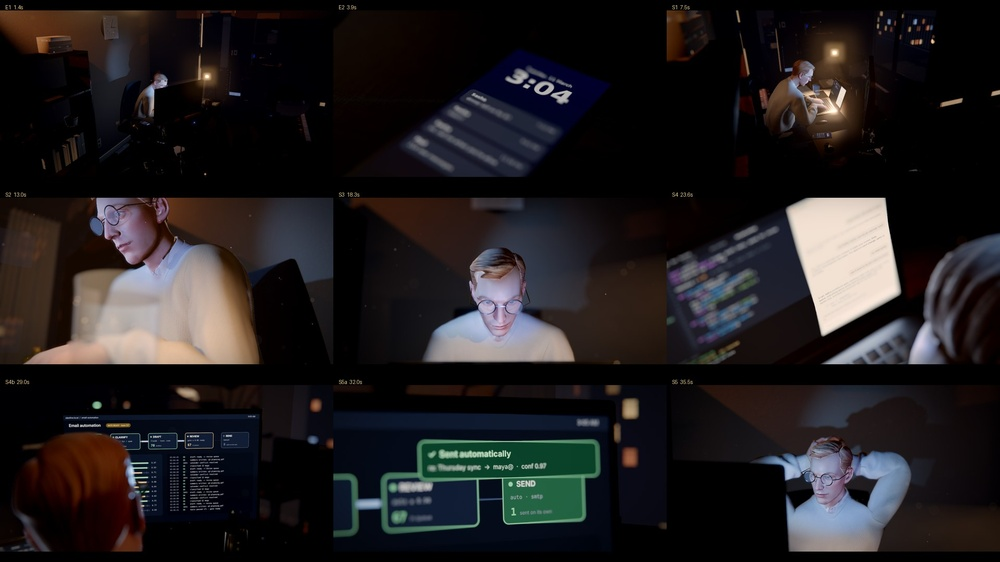
#> input picture deliver/claude_nine_intro_v2_shots.jpg, 1000 x 562 px, shrunk from 1920 x 1080 before the run
$ python look_metrics.py ../deliver/claude_nine_intro_v2_shots.jpg
#> lines starting #> are read from the running program, lines starting #| are printed output that depends on the picture; after the words box and inside, x2 and y2 are one past the last pixel; in counts of white or black regions, pixels touching at a corner belong together
"""Measure a frame the way docs/LOOK_ANALYSIS.md measures the OpenKnight reference.

    python3 tools/look_metrics.py frame.png [more.png ...]

Letterbox rows (near-black full rows) are cropped first. Prints one row per frame.
"""
import sys

import numpy as np
from PIL import Image, ImageFilter


def crop_letterbox(a):
    rows = a.max(axis=(1, 2)) > 0.02
    idx = np.where(rows)[0]
    return a[idx[0]:idx[-1] + 1] if len(idx) else a


def metrics(path):
    im = Image.open(path).convert("RGB")
#> im is the input picture: PIL image 1000x562 RGB; mean R, G, B 33.2, 30, 31.3
    a = crop_letterbox(np.asarray(im).astype(np.float32) / 255)
#> in crop_letterbox, `idx = np.where(rows)[0]`: idx = 531 values from 0 to 554
    lin = np.where(a <= 0.04045, a / 12.92, ((a + 0.055) / 1.055) ** 2.4)
    Y = lin @ np.array([0.2126, 0.7152, 0.0722], np.float32)
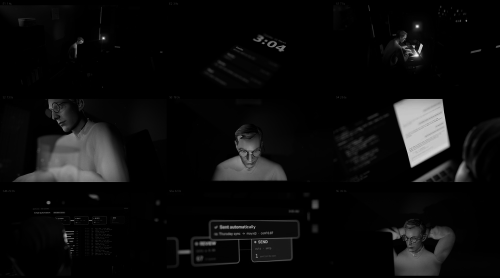
#> Y: shape (555, 1000) float32 (shown at 1/2 size); min 0, max 0.988, mean 0.0504
    mx, mn = a.max(-1), a.min(-1)
    sat = np.where(mx > 0, (mx - mn) / np.maximum(mx, 1e-6), 0)
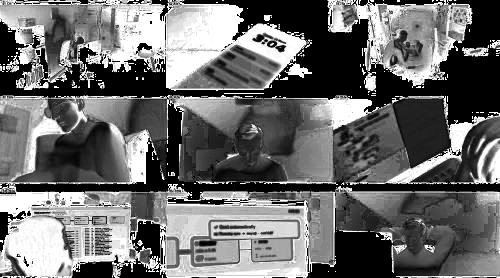
#> sat: shape (555, 1000) float32 (shown at 1/2 size); min 0, max 1, mean 0.427
    lit = Y > 0.05
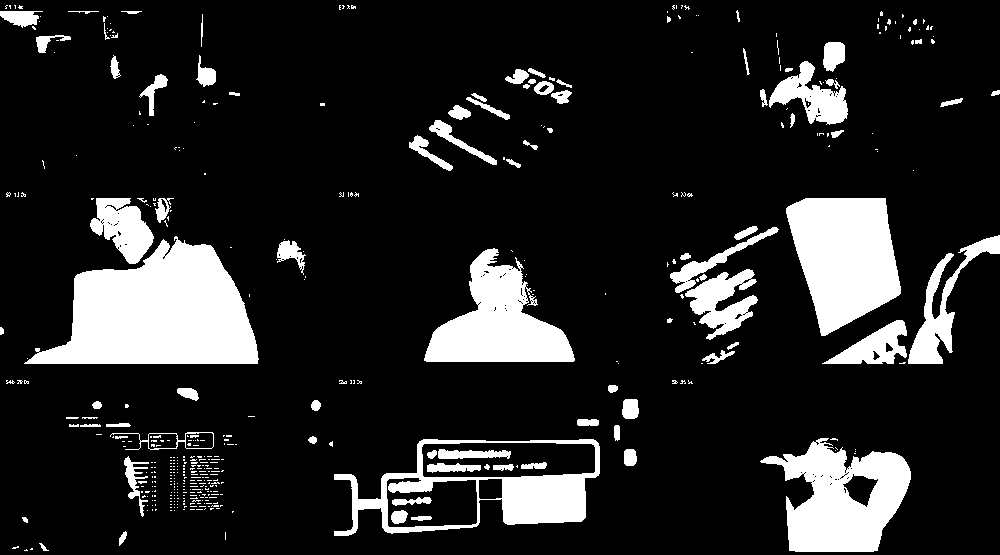
#> lit: shape (555, 1000) bool; 14.8% white; 454 white regions (363 under 20 px), largest, box (x1, y1, x2, y2) and area: (24, 236, 259, 364) 18791, (786, 198, 901, 336) 11201, (760, 438, 911, 552) 9895
    hi = Y > 0.6
#> hi: shape (555, 1000) bool; 1.9% white; 51 white regions (46 under 20 px), largest, box (x1, y1, x2, y2) and area: (791, 198, 898, 334) 10142, (836, 87, 846, 107) 91, (824, 99, 837, 114) 75, (917, 336, 923, 348) 38, (832, 50, 837, 55) 22
    sh = (Y > 0.003) & (Y < 0.03)
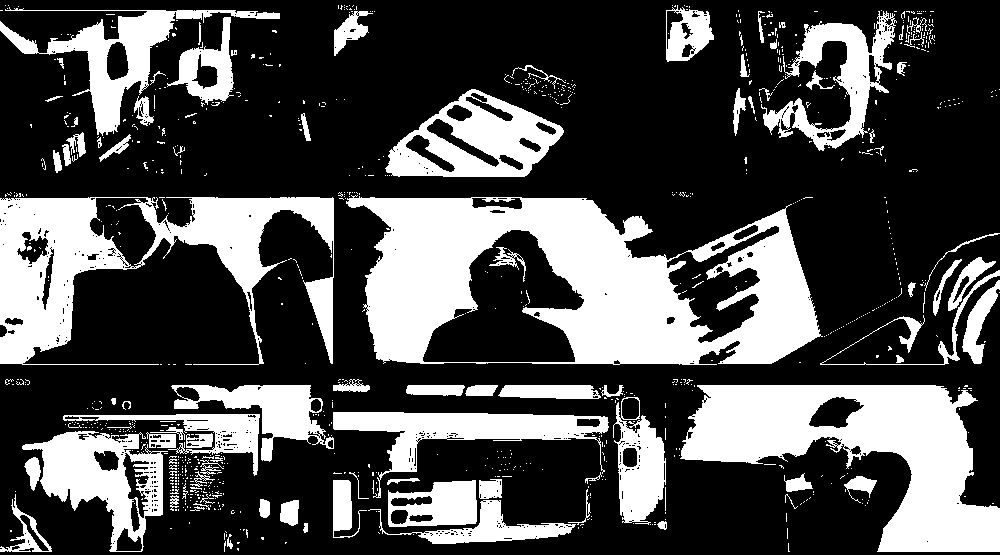
#> sh: shape (555, 1000) bool; 30.3% white; 944 white regions (850 under 20 px), largest, box (x1, y1, x2, y2) and area: (346, 195, 823, 365) 45363, (680, 385, 1000, 552) 26083, (0, 197, 334, 365) 22392
    warm = lambda m: float((a[..., 0][m] - a[..., 2][m]).mean()) if m.any() else float("nan")
    g = np.asarray(Image.fromarray((a * 255).astype(np.uint8)).convert("L")).astype(np.float32)
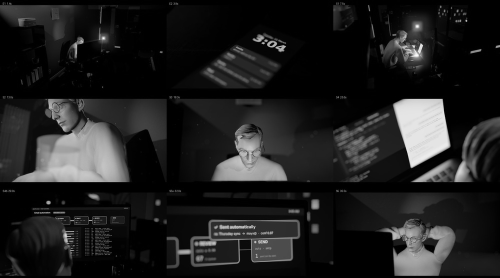
#> g: shape (555, 1000) float32 (shown at 1/2 size); min 0, max 253, mean 31.5
    blur = np.asarray(Image.fromarray(g.astype(np.uint8)).filter(ImageFilter.GaussianBlur(2))).astype(np.float32)
    flat = np.abs(np.gradient(blur)[0]) + np.abs(np.gradient(blur)[1]) < 1.5
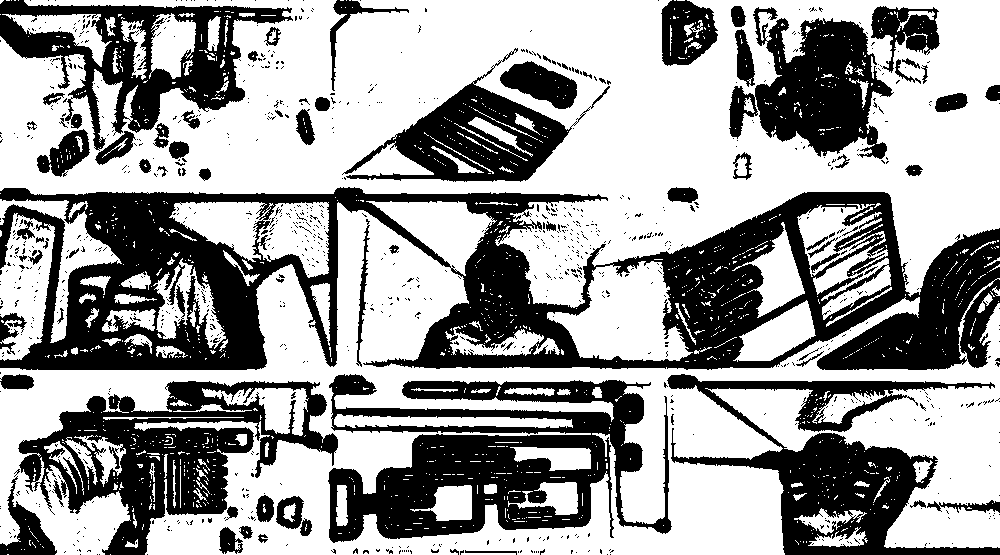
#> flat: shape (555, 1000) bool; 61.7% white; 1023 black regions (940 under 20 px), largest, box (x1, y1, x2, y2) and area: (0, 187, 1000, 370) 81090, (328, 374, 672, 543) 29134, (18, 381, 338, 555) 21149
    noise = float(np.mean(np.abs(g - blur)[flat])) if flat.any() else float("nan")
#> noise = 0.321
    lap = np.abs(g[1:-1, 1:-1] * 4 - g[:-2, 1:-1] - g[2:, 1:-1] - g[1:-1, :-2] - g[1:-1, 2:])
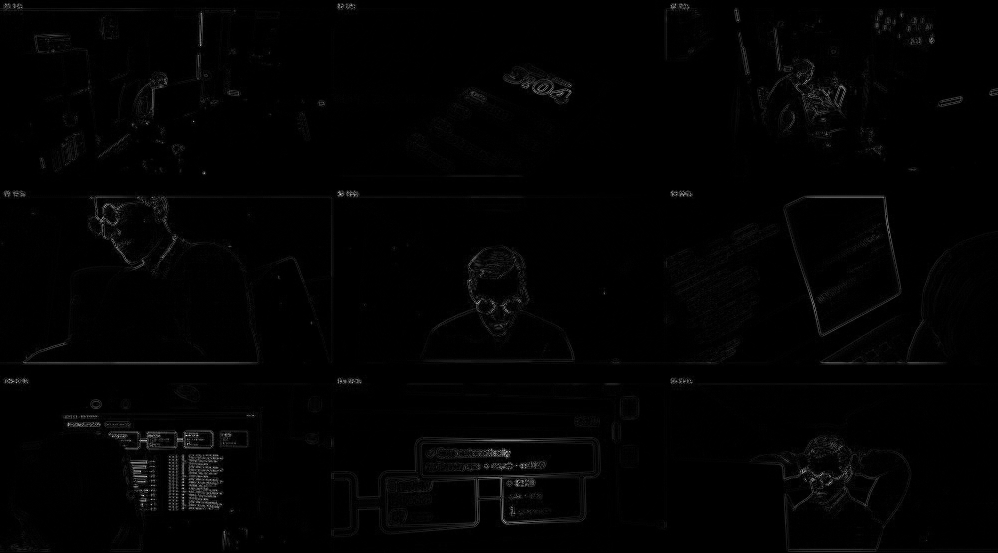
#> lap: shape (553, 998) float32; min 0, max 476, mean 5.5; drawn with min black and max white
    sharp = float((lap > 24).mean() * 100)
#> sharp = 5.2
    return dict(black=float((Y < 0.003).mean() * 100), p50=float(np.median(Y)), p995=float(np.percentile(Y, 99.5)),
                sat=float(sat[lit].mean()) if lit.any() else 0, shWarm=warm(sh), hiWarm=warm(hi),
                noise=noise, sharp=sharp, hiArea=float(hi.mean() * 100))


if __name__ == "__main__":
    keys = ["black", "p50", "p995", "sat", "shWarm", "hiWarm", "noise", "sharp", "hiArea"]
    print("frame".ljust(28), *[k.rjust(7) for k in keys])
    for p in sys.argv[1:]:
        m = metrics(p)
#> m = 9 items
        print(p.split("/")[-1][:28].ljust(28), *[f"{m[k]:7.3f}" for k in keys])
#| claude_nine_intro_v2_shots.j  50.373   0.003   0.773   0.228   0.022   0.115   0.321   5.203   1.893

$ run again, on deliver/env_parity_cycles_vs_threejs.jpg
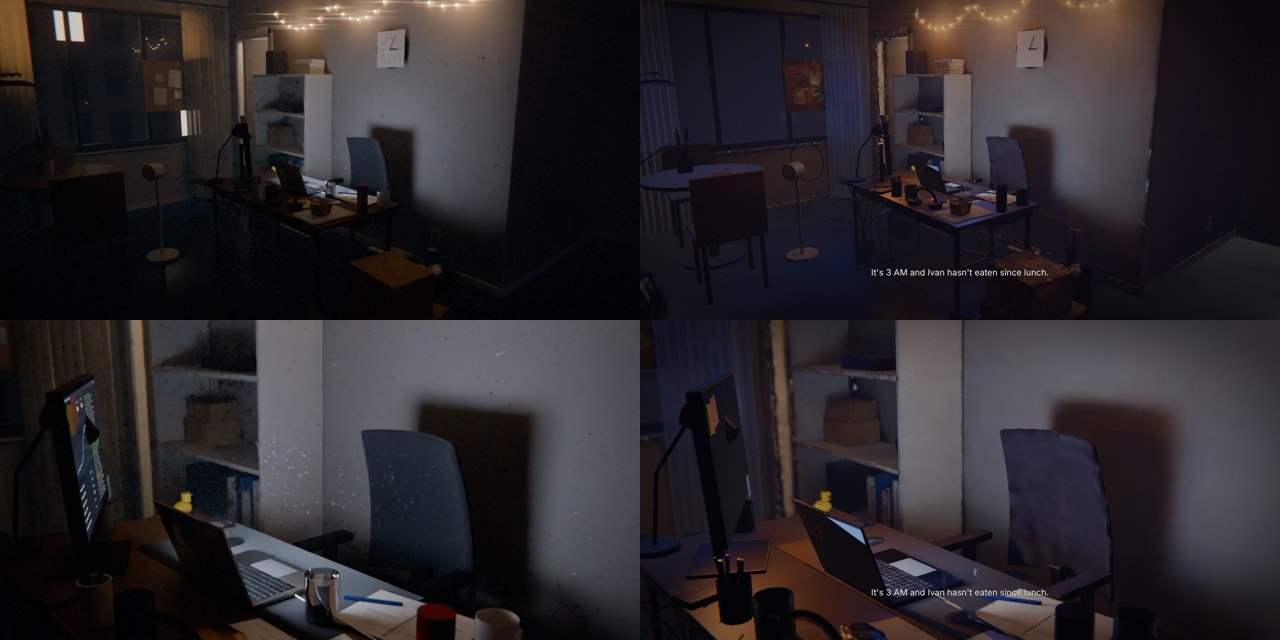
#> input picture deliver/env_parity_cycles_vs_threejs.jpg, 1280 x 640 px
#> in metrics, im is the input picture: PIL image 1280x640 RGB; mean R, G, B 43.2, 39.4, 43.1
#> idx = 640 values from 0 to 639
#> in metrics, `lit = Y > 0.05`:
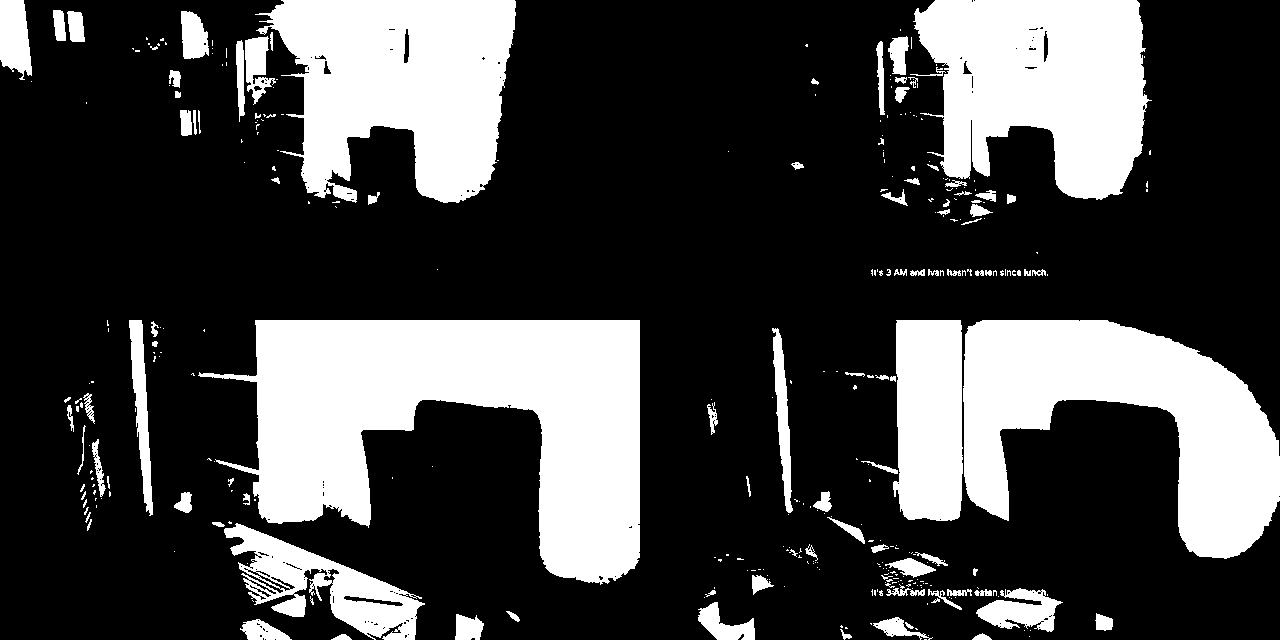
#> lit: shape (640, 1280) bool; 26.7% white; 343 white regions (240 under 20 px), largest, box (x1, y1, x2, y2) and area: (198, 320, 640, 585) 63871, (963, 320, 1280, 559) 39616, (255, 0, 516, 203) 36132
#> hi: shape (640, 1280) bool; 0.03% white in thin lines or dots, all inside (x1, y1, x2, y2) = (182, 0, 1021, 601)
#> sh: shape (640, 1280) bool; 47.7% white; 905 white regions (834 under 20 px), largest, box (x1, y1, x2, y2) and area: (640, 0, 1280, 640) 247706, (0, 320, 654, 640) 62374, (0, 0, 304, 262) 41643
#> in metrics, `flat = np.abs(np.gradient(blur)[0]) + np.abs(np.gradient(blur)[1]) < 1.5`:
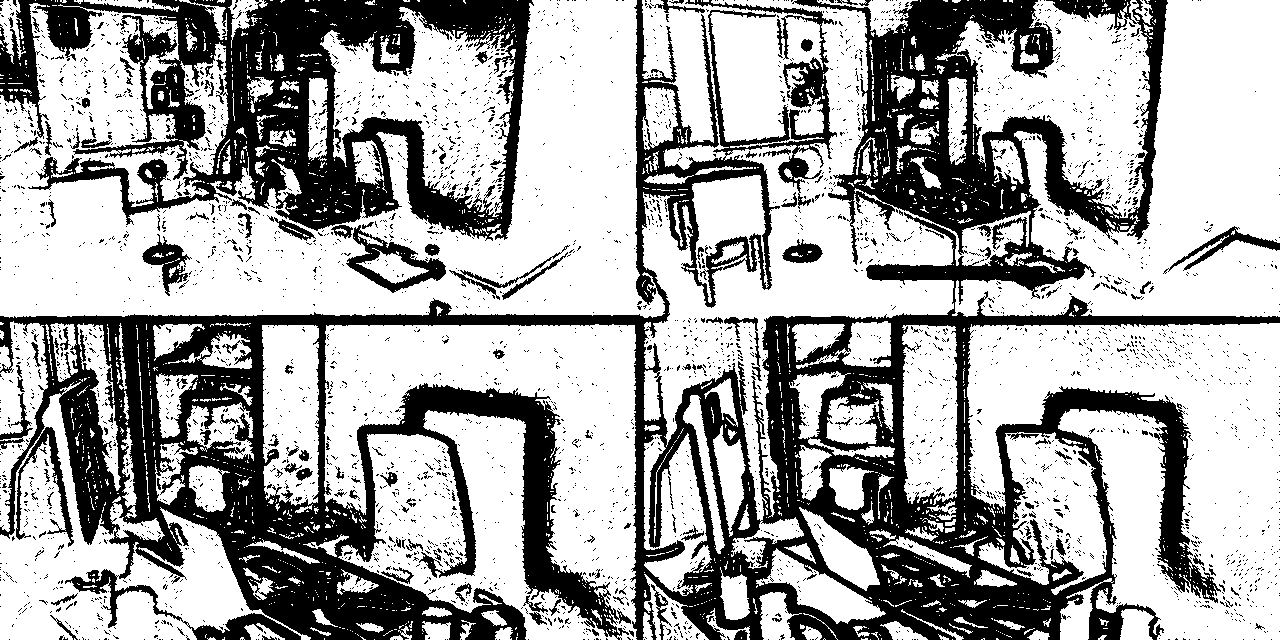
#> flat: shape (640, 1280) bool; 65.5% white; 3773 black regions (3607 under 20 px), largest, box (x1, y1, x2, y2) and area: (0, 0, 1280, 640) 203918, (0, 0, 534, 241) 52669, (346, 225, 446, 293) 2029
#> noise = 0.581
#> sharp = 2.93
#> m = 9 items
#| env_parity_cycles_vs_threejs  19.339   0.012   0.281   0.151  -0.006   0.119   0.581   2.931   0.026
